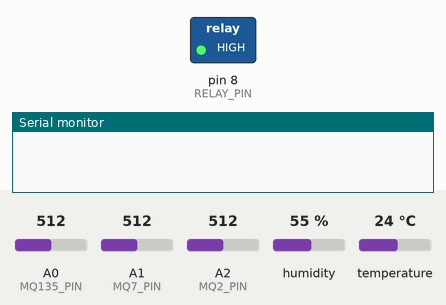
A sketch run on a simulated Arduino Uno, built with avr-gcc and run on an emulated ATmega328P. Parts: switched loads named in the sketch (green lamp = pin HIGH), the last lines printed to the serial monitor. The inputs (shaded band) are chosen by the test bench; at power-on: A0 (MQ135_PIN) = 512, A1 (MQ7_PIN) = 512, A2 (MQ2_PIN) = 512, humidity 55 %, temperature 24 °C.

Above: at 0.1 s.
At 2.1 s:
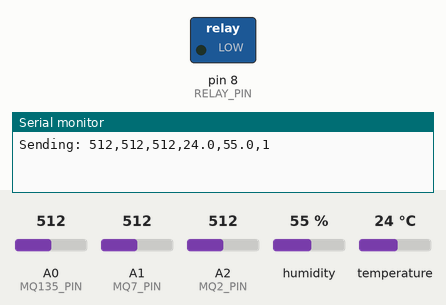
Timing chart, 0 to 3.6 s (numbered marks = the images above):
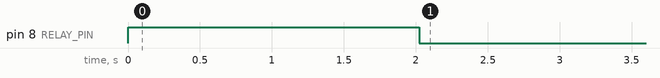

The sketch:

arduino_sensor_controller.ino
```cpp
#include <DHT.h>
#include <SoftwareSerial.h>

#define DHTPIN    2
#define DHTTYPE   DHT11
#define MQ135_PIN A0
#define MQ7_PIN   A1
#define MQ2_PIN   A2
#define RELAY_PIN 8
#define FAN_THRESHOLD 400

SoftwareSerial espSerial(10, 11);
DHT dht(DHTPIN, DHTTYPE);

void setup() {
  Serial.begin(9600);
  espSerial.begin(9600);
  dht.begin();
  pinMode(RELAY_PIN, OUTPUT);
  digitalWrite(RELAY_PIN, HIGH);
  delay(2000);
}

void loop() {
  int   mq135Value  = analogRead(MQ135_PIN);
  int   mq7Value    = analogRead(MQ7_PIN);
  int   mq2Value    = analogRead(MQ2_PIN);
  float humidity    = dht.readHumidity();
  float temperature = dht.readTemperature();

  if (isnan(humidity) || isnan(temperature)) {
    humidity = 0.0; temperature = 0.0;
  }

  int fanStatus = 0;
  if (mq135Value > FAN_THRESHOLD ||
      mq7Value   > FAN_THRESHOLD ||
      mq2Value   > FAN_THRESHOLD) {
    digitalWrite(RELAY_PIN, LOW);
    fanStatus = 1;
  } else {
    digitalWrite(RELAY_PIN, HIGH);
    fanStatus = 0;
  }

  String dataString = String(mq135Value)    + "," +
                      String(mq7Value)       + "," +
                      String(mq2Value)       + "," +
                      String(temperature, 1) + "," +
                      String(humidity, 1)    + "," +
                      String(fanStatus);

  Serial.println("Sending: " + dataString);
  espSerial.println(dataString);
  delay(2000);
}
```

Measured:
- by itself, pin 8 (RELAY_PIN): HIGH → LOW at 2.0 s
